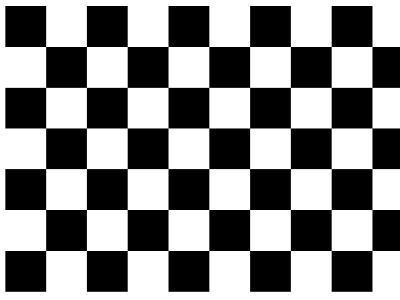
#> input picture src/sliding_drive/src/chess.png, 400 x 300 px
$ python perspective.py   (Python 2 division)
#> lines starting #> are read from the running program, lines starting #| are printed output that depends on the picture
import cv2
import numpy as np
from matplotlib import pyplot as plt

img = cv2.imread('chess.png')
#> img is the input picture: shape (300, 400, 3); min 0, max 255, mean 134.6

rows,cols = img.shape[0:2]
#> rows = 300; cols = 400

pts1 = np.float32([[20,20],[20,280],[380,20],[380,280]])

pts2 = np.float32([[100,20],[20,280],[300,20],[380,280]])

cv2.circle(img, (20,20), 20, (255,0,0),-1)
cv2.circle(img, (20,280), 20, (0,255,0),-1)
cv2.circle(img, (380,20), 20, (0,0,255),-1)
cv2.circle(img, (380,280), 20, (0,255,255),-1)
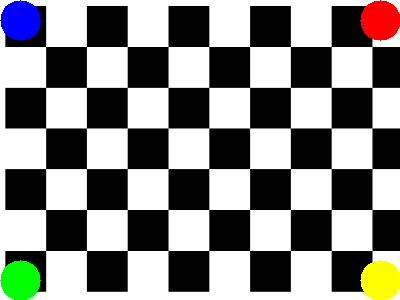
#> img: shape (300, 400, 3); mean B, G, R 132.2, 134.8, 134.8

M = cv2.getPerspectiveTransform(pts1, pts2)
print M

dst = cv2.warpPerspective(img, M, (cols,rows))
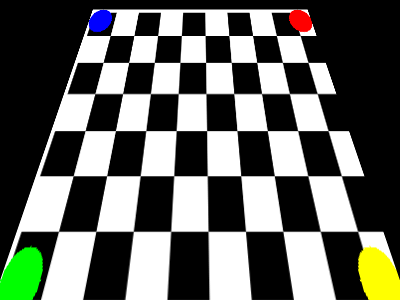
#> dst: shape (300, 400, 3); mean B, G, R 95.2, 101.9, 98.9

plt.subplot(121),plt.imshow(img),plt.title('image')
plt.subplot(122),plt.imshow(dst),plt.title('Perspective')
plt.show()
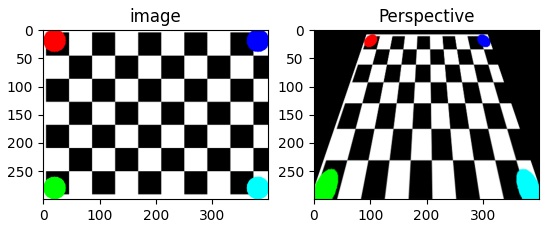
#> figure drawn by matplotlib, 2 panels; B, G, R data is drawn as R, G, B
